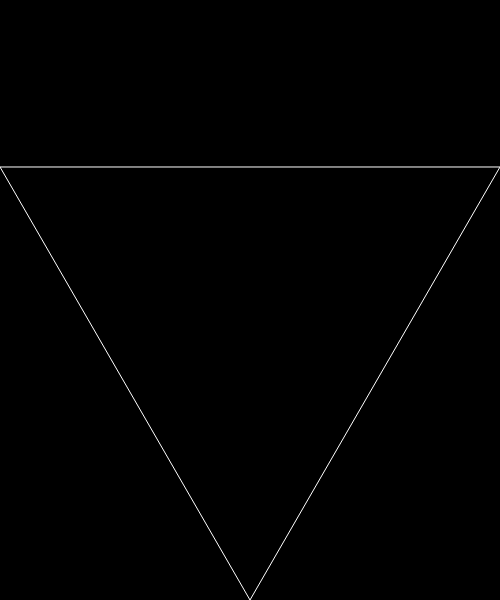
Frame 1 (no input)
Frame 2 (the mouse pressed at the canvas centre, redrawn once): identical to frame 1, image omitted

The p5.js sketch that drew this single still picture (run headless with seeded random() and noise() and a simulated clock; the mouse was pressed at the canvas centre and the sketch redrawn once):

// p5.js sketch
// ── sketch.js
let snowflake = [];

function setup()
{
    createCanvas(500, 600);

    let h = Math.sqrt(3)/2*width;

    let a = new p5.Vector(0, height-h);
    let b = new p5.Vector(width, height-h);
    let c = new p5.Vector(width/2, height);

    snowflake.push(new Side(a, b));
    snowflake.push(new Side(b, c));
    snowflake.push(new Side(c, a));



    noLoop();
}

class Side 
{
    constructor(from, to) {
        this.from = from.copy();
        this.to = to.copy();
    }

    draw() {
        line(this.from.x, this.from.y, this.to.x, this.to.y);        
    }

    generate() {
        let newSides = []
        let v = p5.Vector.sub(this.to, this.from);
        v = v.div(3);

        let a1 = this.from.copy().add(v);
        let b1 = this.to.copy().sub(v);
        let c  = a1.copy().add(v.rotate(-60/180*Math.PI));

        newSides.push(new Side(this.from, a1));
        newSides.push(new Side(b1, this.to));
        newSides.push(new Side(a1, c));
        newSides.push(new Side(c, b1));
        
        return newSides;
    }
}

function mouseClicked()
{
    let newSnowflake = [];
    for(s of snowflake) {
        let ss = s.generate();
        newSnowflake = newSnowflake.concat(ss);
    }
    snowflake = newSnowflake;
    redraw();
}

function draw() 
{
    clear();
    background('black');
    stroke('white');
    for(s of snowflake) {
        s.draw();
    }
}
